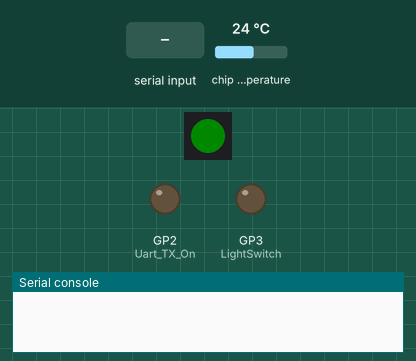
Simulated run of this program. Board: Raspberry Pi Pico running MicroPython. On the bench: 1 RGB LEDs in strip order, left to right, output pins drawn as LEDs (lit = HIGH), the last lines printed to the serial console. The inputs (shaded band) are chosen by the test bench; at power-on: chip temperature 24 °C. Dim RGB values are drawn brighter than linear.

Above: at 2.2 s.
2.3 s: "85AF4 255" received over the second serial link
At 3.0 s:
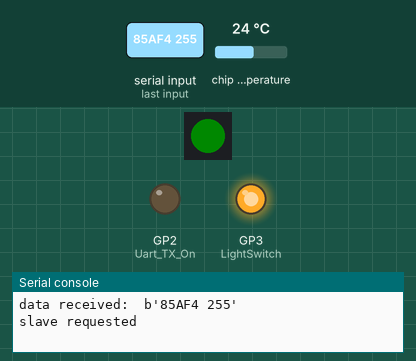
3.8 s: "85AF4" received over the second serial link
At 5.0 s:
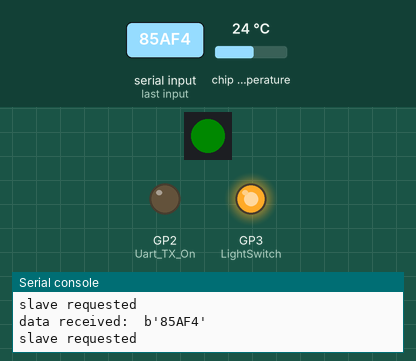
5.3 s: "85AF4 0" received over the second serial link
At 5.6 s:
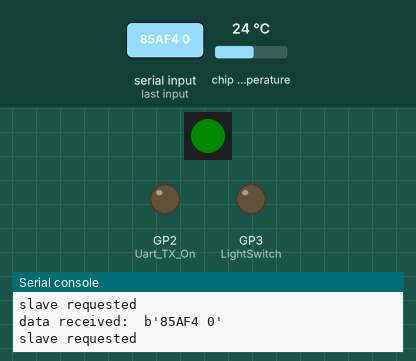
6.8 s: "85AF4" received over the second serial link
At 7.8 s:
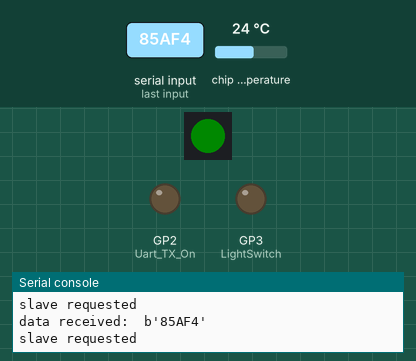
Timing chart, 0 to 9.3 s (numbered marks = the images above; inputs shaded):
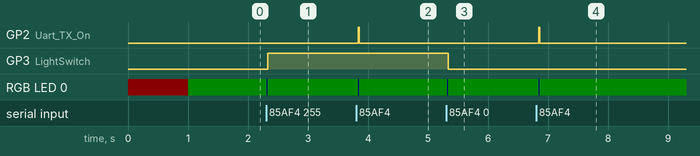

The program:

RPi_LightSwitch_Bedroom.py
```python
# 25.06.2023 - Program to receive data over RS485 from master and to switch on/off light switch with output 3 (Pin3)
#
# Slave request| Slave response
# 85AF4        | R1=xxx Chip Temperature [deg C]
# 85AF4 255    | Switch Light ON (Pin3)
# 85AF4 0      | Switch Light OFF (Pin3)

from machine import UART
from machine import Pin
import struct
import time
import machine, neopixel

pin_led_onboard=16
pixel_led = neopixel.NeoPixel(machine.Pin(pin_led_onboard), 1)

LightSwitch = machine.Pin(3, machine.Pin.OUT)

# TX_On=True for sending data out from RPi2040, False for receiving data at RPi2040
Uart_TX_On = machine.Pin(2, machine.Pin.OUT)

uart = UART(0, baudrate=19200, tx=Pin(0), rx=Pin(1))
uart.init(bits=8, parity=None, stop=1)
data_tx = 0
data_rx = 0

# ADC settings
adc0 = machine.ADC(0)   # ADC 0 - not used
adc1 = machine.ADC(1)   # ADC 1 - not used
adc2 = machine.ADC(2)   # ADC 2 - not used
adc3 = machine.ADC(3)   # ADC 3 - not used
adc4 = machine.ADC(4)   # on-chip temperature sensor
convert_factor = 3.3/65535

pixel_led[0] = (10,0,0)
pixel_led.write()
time.sleep(1)

while True:

    pixel_led[0] = (0,10,0)
    pixel_led.write()
    ChipTemp = round(27 - ((adc4.read_u16() * convert_factor)-0.706) / 0.001721 , 2)

    # switch to UART receive mode
    Uart_TX_On.value(0)
    time.sleep(0.05)
    # any serial data received
    if uart.any():
        data_rx = uart.read()
        print("data received: " , str(data_rx))
        data_rx = str(data_rx)
        pixel_led[0] = (0,0,10)
        pixel_led.write()

        slave_req_switchON  = data_rx.find("85AF4 255")
        slave_req_switchOFF = data_rx.find("85AF4 0")
        slave_req = data_rx.find("85AF4")
        if slave_req_switchON !=-1:
            print("slave requested")
            time.sleep(0.02)
            LightSwitch.value(1)
        elif slave_req_switchOFF !=-1:
            print("slave requested")
            time.sleep(0.02)
            LightSwitch.value(0)
        elif slave_req !=-1:
            print("slave requested")
            # switch to UART sending mode
            Uart_TX_On.value(1)

            uart.write("85AF4:" + "R1="+str(ChipTemp) + " ")
            time.sleep(0.02)

        else:
            print("another slave requested")
```

Measured:
- after the input at 2.3 s, GP3 (LightSwitch): LOW → HIGH at once; RGB LED 0: RGB(0, 10, 0) → RGB(0, 0, 10) at once, → RGB(0, 10, 0) 0.02 s later
- after the input at 3.8 s, GP2 (Uart_TX_On): LOW → HIGH at once, → LOW 0.02 s later; RGB LED 0: RGB(0, 10, 0) → RGB(0, 0, 10) at once, → RGB(0, 10, 0) 0.02 s later
- after the input at 5.3 s, GP3 (LightSwitch): HIGH → LOW at once; RGB LED 0: RGB(0, 10, 0) → RGB(0, 0, 10) at once, → RGB(0, 10, 0) 0.02 s later
- after the input at 6.8 s, GP2 (Uart_TX_On): LOW → HIGH after 0.05 s, → LOW 0.02 s later; RGB LED 0: RGB(0, 10, 0) → RGB(0, 0, 10) after 0.05 s, → RGB(0, 10, 0) 0.02 s later
